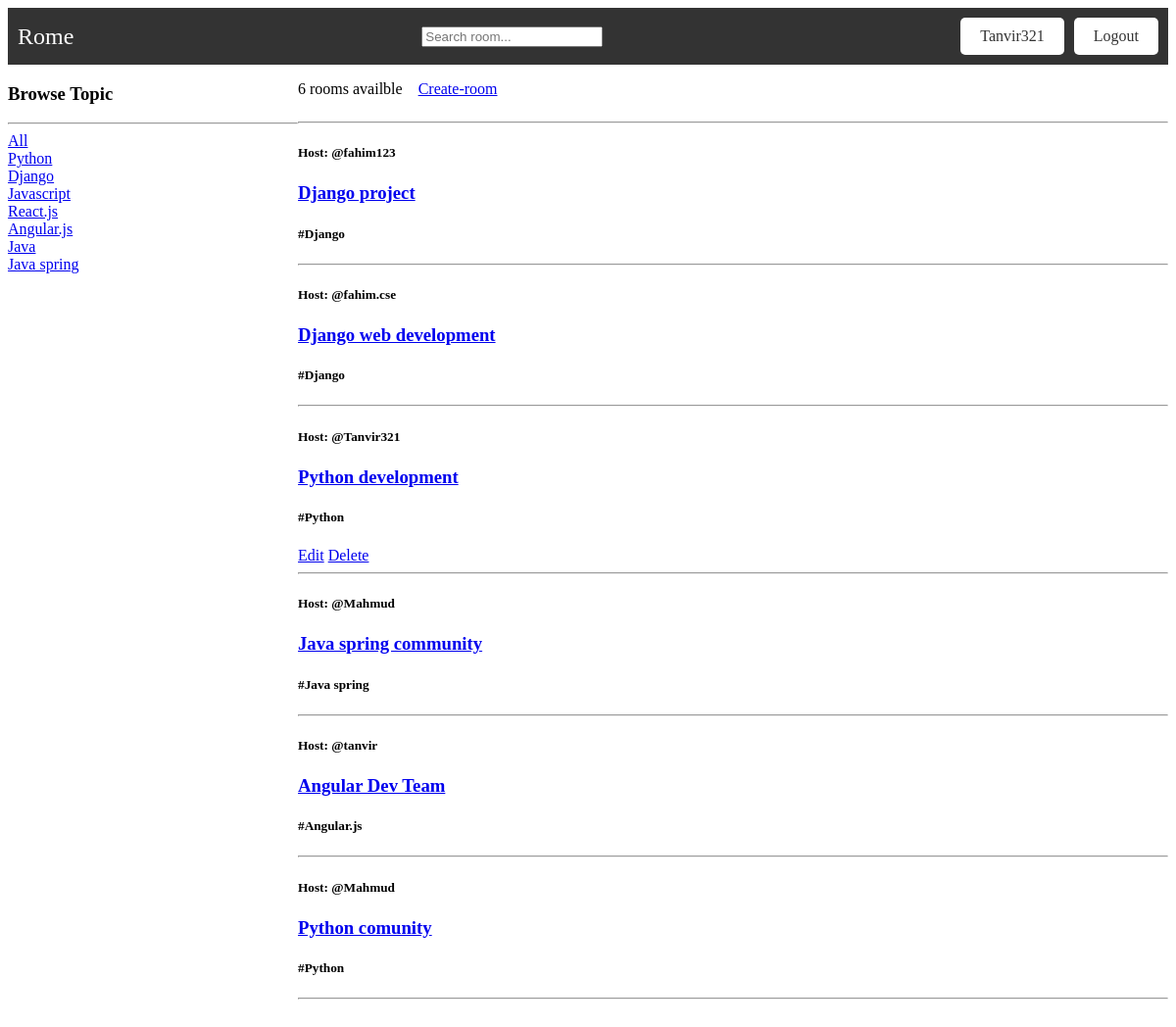
Page /room/ (signed in) on the earlier database version.
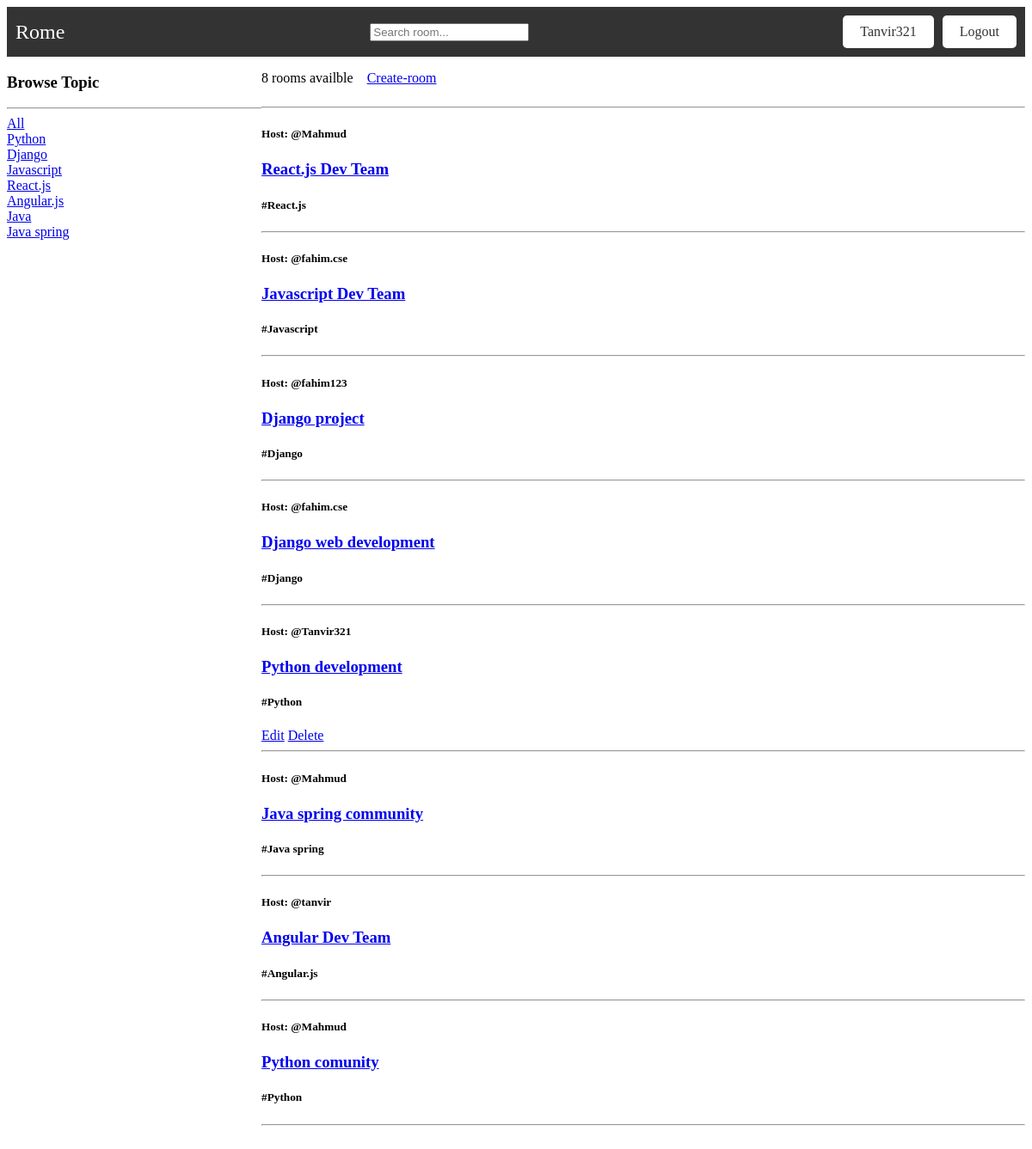
Same page on the later database version.
### main/models.py (models this page shows, shortened)
class Topic(models.Model):
    name = models.CharField(max_length=100)
    def __str__(self):
        return self.name

class RoomDatabase(models.Model):
    host = models.ForeignKey(User, on_delete=models.SET_NULL, null=True)
    topic = models.ForeignKey(Topic, on_delete=models.SET_NULL, null=True)
    name = models.CharField(max_length=100)
    description = models.TextField(null=True, blank=True)
    updated = models.DateTimeField(auto_now=True)
    created = models.DateTimeField(auto_now_add=True)
    class Meta:
        ordering = ['-updated', '-created']

### main/views.py (the view)
# urls.py: path('room/', views.room, name='room'),
@login_required(login_url='login')
def room(request):
    q = request.GET.get('q') if request.GET.get('q') != None else ''
    rooms = RoomDatabase.objects.filter(
        Q(topic__name__icontains=q) |
        Q(name__icontains=q) |
        Q(description__icontains=q)
    )
    topics = Topic.objects.all()
    room_count = rooms.count()
    dic = {
        "rooms": rooms,
        "topics": topics,
        "room_count": room_count,
    }
    return render(request, 'home/room.html', context=dic)

### templates/home/room.html (shortened to what this page needs)
{%extends 'home/layout.html'%}
{%block content%}
<div class="home_container">
    <div>
        <h3>Browse Topic</h3>
        <hr>
        <div>
            <a href="{%url 'room'%}">All</a>
        </div>
        {%for topic in topics%}
            <div>
                <a href="{%url 'room'%}?q={{topic.name}}">{{topic.name}}</a>
            </div>
        {%endfor%}
    </div>
    <div>
        <div class="top_portion">
            <p>{{room_count}} rooms availble</p>
            <a href="{%url 'create-room'%}">Create-room</a>
        </div>
        <hr>
        {%for room in rooms%}
            <h5>Host: @{{room.host}}</h5>
            <h3><a href="{% url 'room_dynamic_route' room.id %}">{{room.name}}</a></h3>
            <h5>#{{room.topic}}</h5>
            {%if request.user == room.host %}
            <a href="{%url 'update-room' room.id%}">Edit</a>
            <a href="{%url 'delete-room' room.id%}">Delete</a>
            {% endif %}
            <hr>
        {%endfor%}
    </div>
</div>
{%endblock content%}

Differences in the rows shown:
added RoomDatabase: host "Mahmud", name "React.js Dev Team", topic "React.js"
added RoomDatabase: host "fahim.cse", name "Javascript Dev Team", topic "Javascript"
Other differences:
{{ room_count }}: "6" → "8"
